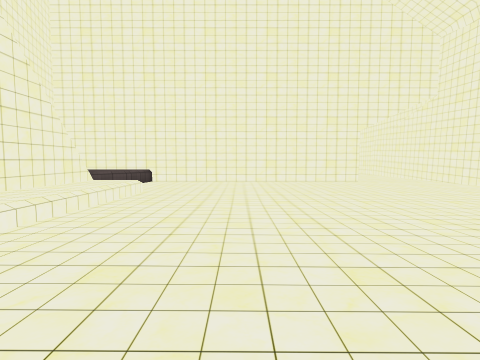
[1] (above)

16 first-person views from a walk through a scene from a Unity 3-D project. The camera is 1.4 m above the floor, tilts 4° down and sees 85° across. The floor is counted in squares, 2 m on a side. Each view is taken from the middle of a square. On the plan, view 1 faces up. The plan holds only what a view shows up to about 9 squares ahead; the rest is blank. The place goes on beyond the plan. The player character is not drawn. Some surface patterns are stand-ins.

[2]
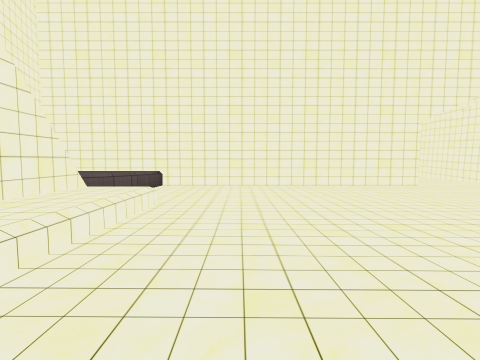

[3]
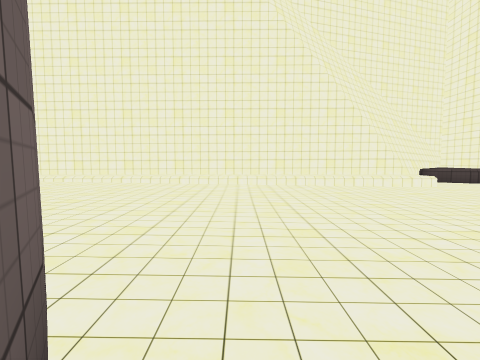

[4]
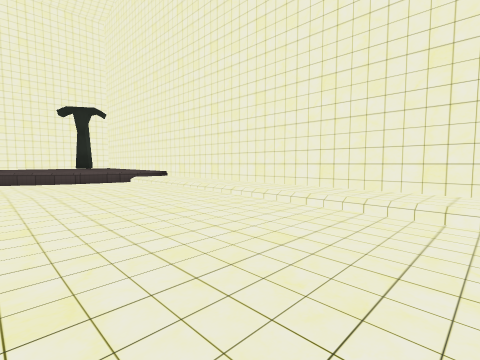

[5]
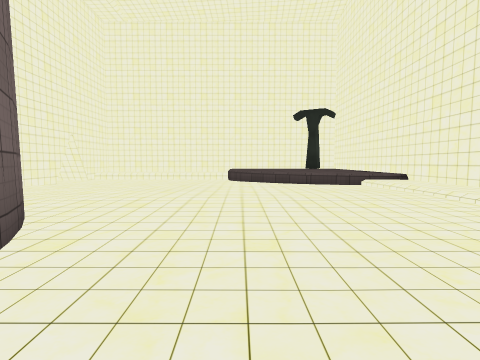

[6]
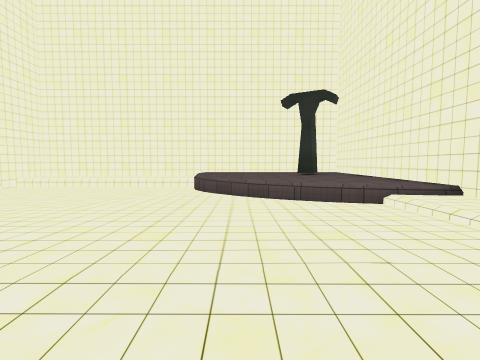

[7]
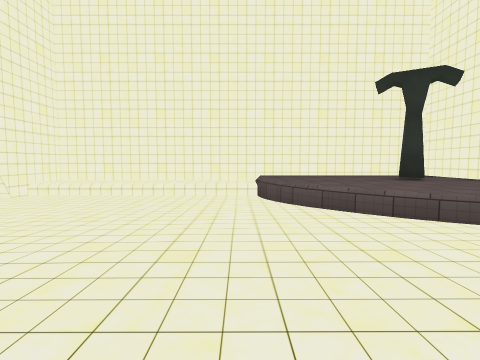

[8]
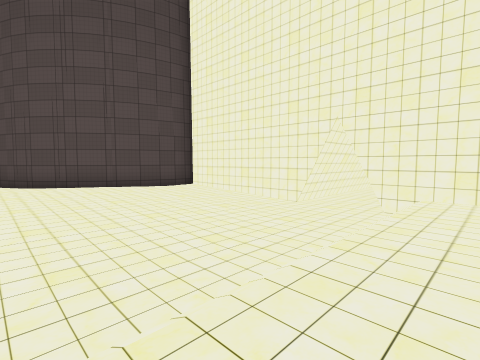

[9]
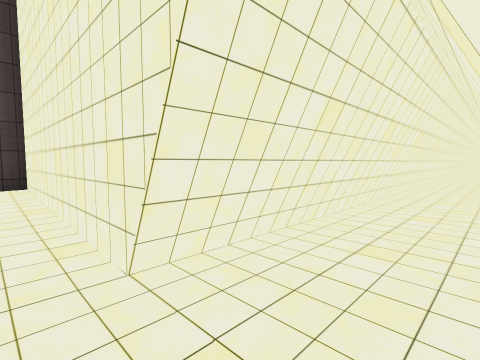

[10]
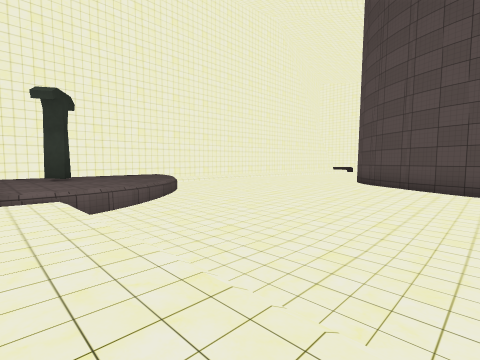

[11]
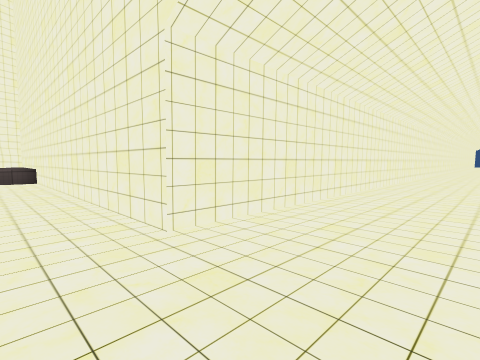

[12]
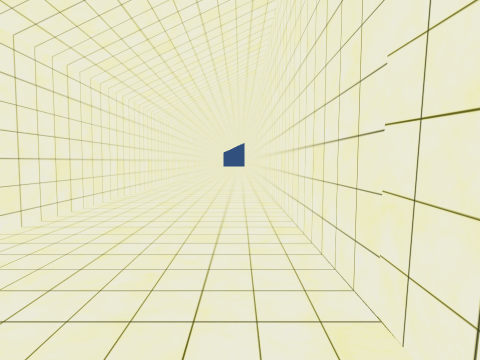

[13]
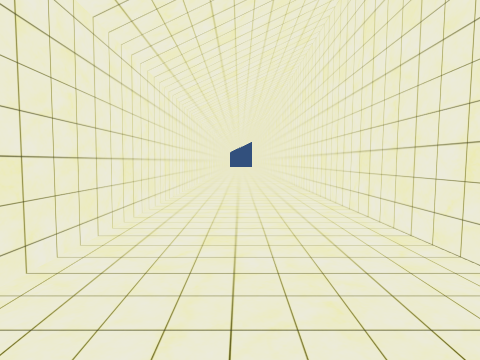

[14]
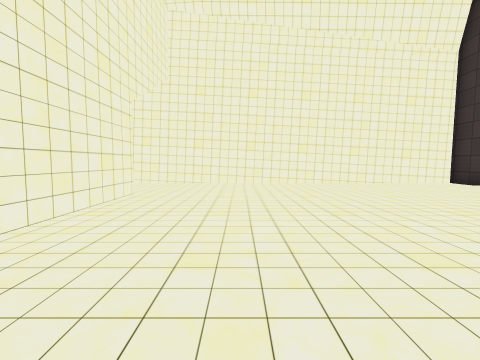

[15]
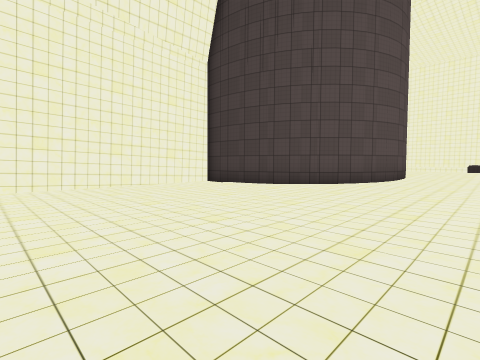

[16]
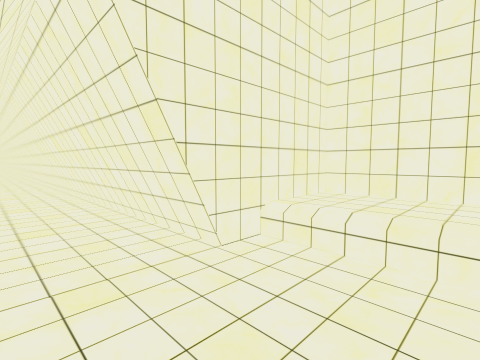

### Floor plan
Key: @ floor where view 1 was taken; # wall or solid block; . main floor; : floor 0.25 m higher than the main floor; + floor 0.5 m higher than the main floor; * floor 0.75 m higher than the main floor; % floor 1 m higher than the main floor; / step, stairs or slope; = window, fence, low wall or low ledge; ^ raised ledge.
Columns run from 5 left of view 1 to 18 right of it. Each row starts with its distance up from view 1.
 24          #...#
 23          #...#
 22          #...#
 21          #...#
 20          #...#
 19          #...#
 18          #...#
 17          #...#
 16          #...#
 15          #...#
 14          #...
 13          #...
 12          #...#
 11   =#######...#
 10 ^^...........#
  9 ^^...........#
  8 #............#
  7 ##...........#
  6  #*..........#
  5  #*:.........#
  4  #*:::.......#
  3  #*:::::.....#
  2  #*::::::::..#
  1  #*::::::::###
  0  #*::@:::###
 -1  #*:::::##
 -2  #*:::::#
 -3  #*:::::#
 -4  #*++:::#
 -5  #*+++++##
 -6  #*++++++##
 -7  #*+++++++###
 -8  #*+++++++++##
 -9  #*+++++++++:#
-10  #*+++++:::::#
-11  #%%/::::::::#
-12  #%%%/:::::::###########
-13  #%%%%=:::..............
-14  #%#%%%......###########
-15  #%%%%%//////#
-16  #%%%%%******#
-17   ####

Where each view was taken, in squares from view 1:
view 1: 0 up, 0 right, facing up
view 2: 2 up, 1 left, facing up
view 3: 1 up, 5 right, facing left
view 4: 2 down, 1 right, facing down-left
view 5: 3 down, 1 right, facing down
view 6: 6 down, 0 right, facing down
view 7: 8 down, 2 right, facing down
view 8: 16 down, 2 right, facing up-right
view 9: 14 down, 7 right, facing up-right
view 10: 16 down, 7 right, facing up-left
view 11: 9 up, 7 right, facing up-left
view 12: 14 up, 7 right, facing up
view 13: 16 up, 6 right, facing up
view 14: 8 up, 1 left, facing right
view 15: 7 up, 0 right, facing down-right
view 16: 13 down, 6 right, facing down-right
